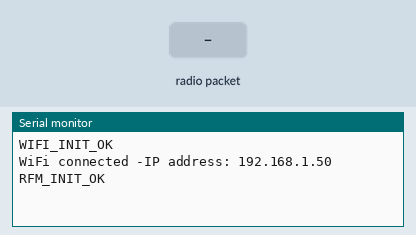
A sketch run on a simulated ESP8266 (NodeMCU). Shown: the last lines printed to the serial monitor. Inputs (shaded band) come from the test bench. WiFi joins after 1.5 s; servers stay silent unless stated; uploads are accepted with an empty reply; no radio packets arrive unless stated.

Above: at 2.7 s.
2.8 s: radio packet "1" arrives
At 5.2 s:
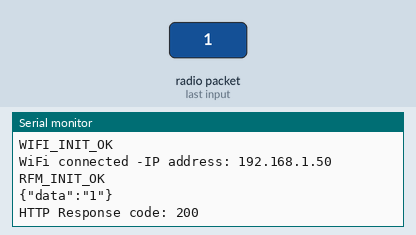
5.5 s: radio packet "0" arrives
At 6.66 s:
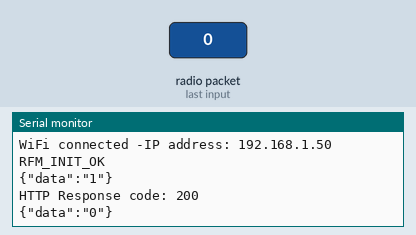
7.0 s: radio packet "2" arrives
At 8.6 s:
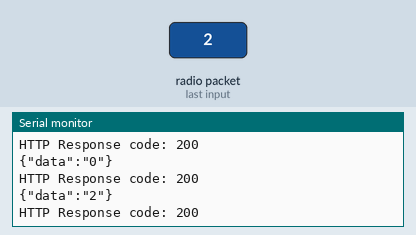

The sketch:

receiver.ino
```cpp
/*********
  Modified from the examples of the Arduino LoRa library
  More resources: https://randomnerdtutorials.com
*********/

#include <SPI.h>
#include <LoRa.h>
#include <ESP8266WiFi.h>
#include <ESP8266HTTPClient.h>

// Change the credentials below, so your ESP8266 connects to your router
const char *ssid = "BlackSkin";
const char *password = "mqttnetty";

//Your Domain name with URL path or IP address with path
const char *serverName = "http://139.59.181.160:1880/data";

//define the pins used by the transceiver module
#define ss 15
#define rst 0
#define dio0 5

void setup()
{
  //initialize Serial Monitor
  Serial.begin(115200);

  //Set up Wifi Connection
  WiFi.begin(ssid, password);
  while (WiFi.status() != WL_CONNECTED)
  {
    yield();
  }
  Serial.println("WIFI_INIT_OK");
  Serial.print("WiFi connected -IP address: ");
  Serial.println(WiFi.localIP());

  //setup LoRa transceiver module
  LoRa.setPins(ss, rst, dio0);
  while (!LoRa.begin(868100000))
  {
    yield();
  }
  LoRa.setSyncWord(0x39);
  LoRa.setSpreadingFactor(12);
  LoRa.setSignalBandwidth(125000);
  Serial.println("RFM_INIT_OK");
}

void loop()
{

  // try to parse packet
  int packetSize = LoRa.parsePacket();
  if (packetSize)
  {
    // read packet
    String LoRaData;
    while (LoRa.available())
    {
      LoRaData = LoRa.readString();
    }

    WiFiClient client;
    HTTPClient http;

    // Your Domain name with URL path or IP address with path
    http.begin(client, serverName);

    // Send HTTP POST request
    http.addHeader("Content-Type", "application/json");
    String data = "{\"data\":\"";
    data.concat(LoRaData);
    data.concat("\"}");
    Serial.println(data);
    int httpResponseCode = http.POST(data);

    Serial.print("HTTP Response code: ");
    Serial.println(httpResponseCode);
    // Free resources
    http.end();
  }
}
```

Measured:
- after the input at 2.8 s, the serial monitor: prints a new line after 1.0 s (image 1)
- after the input at 5.5 s, the serial monitor: prints a new line after 1.0 s (image 2)
- after the input at 7.0 s, the serial monitor: prints a new line after 1.0 s (image 3)
